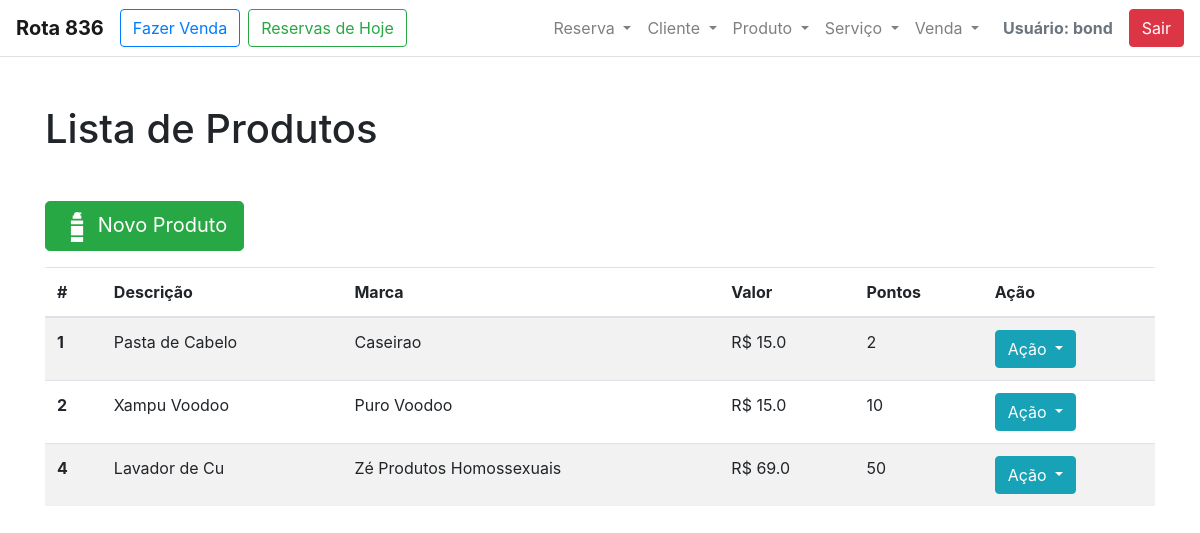
Screenshot of /salao/produto/listar/ (signed in) with the database file from the repository.
### salao/models.py (models this page shows, shortened)
class Produto(models.Model):
    desc_produto = models.CharField(max_length=200, null=False)
    pontos_produto = models.IntegerField(null=False)
    valor_produto = models.FloatField(max_length=12, null=False)
    marca_produto = models.CharField(max_length=100, null=False)
    @property
    def toJSON(self):
        return json.dumps(self, default=lambda x: x.__dict__)

### salao/views.py (the view)
# urls.py: path('produto/listar/', views.ListarProdutos.as_view(), name='listar_produtos'),
@method_decorator(login_required, name='dispatch')
class ListarProdutos(ListView):
    template_name = 'salao/produto/listar.html'
    model = Produto
    context_object_name = 'produtos'
    paginate_by=10

### salao/templates/salao/produto/listar.html (shortened to what this page needs)
{% extends '../base.html' %}
{% load staticfiles %}
{% block h1_pagina %}
    Lista de Produtos
{% endblock h1_pagina %}
{% block content %}
    <a href="{% url 'salao:incluir_produto' %}"><button class="btn btn-success btn-lg mb-3"><img src="{% static 'img/produto.svg' %}" width="30px" height="30px"> Novo Produto</button></a>
        <table class="table table-striped">
            <thead>
                <tr>
                  <th scope="col">#</th>
                  <th scope="col">Descrição</th>
                  <th scope="col">Marca</th>
                  <th scope="col">Valor</th>
                  <th scope="col">Pontos</th>
                  <th scope="col">Ação</th>
                </tr>
            </thead>
            <tbody>
                {% for produto in object_list %}
                <tr id="{{ produto.id }}">
                  <th scope="row" name="id_produto">{{ produto.id }}</th>
                  <td name="desc_produto">{{ produto.desc_produto }}</td>
                  <td>{{ produto.marca_produto }}</td>
                  <td>R$ {{ produto.valor_produto }}</td>
                  <td>{{ produto.pontos_produto }}</td>
                  <td><div class="btn-group">
                              <button type="button" class="btn btn-info dropdown-toggle" data-toggle="dropdown" aria-haspopup="true" aria-expanded="false">
                                Ação
                              </button>
                        </div>
                  </td>
                </tr>
                {% endfor %}
            </tbody>
            </table>
{% endblock content %}

### salao/templates/salao/base.html (shortened to what this page needs)
{% load staticfiles %}
<!DOCTYPE html>
<html lang="pt-br" xmlns="http://www.w3.org/1999/html">
<head>
    <link href="{% static 'css/bootstrap.min.css' %}" rel="stylesheet">
    <link href="{% static 'css/bootstrap.css' %}" rel="stylesheet">
    <link href="{% static 'css/estilizacao.css' %}" rel="stylesheet">
</head>
<body>
      <nav class="navbar navbar-expand-lg navbar-light bg-light bg-white border-bottom box-shadow">
        <a class="navbar-brand font-weight-bold" href="{% url 'salao:dashboard' %}">Rota 836</a>
        <a class="btn btn-outline-primary" href="{% url 'salao:fazer_venda' %}">Fazer Venda</a>
        <a class="ml-2 btn btn-outline-success" href="{% url 'salao:reservas_hoje' %}">Reservas de Hoje</a>
        <div class="collapse navbar-collapse" id="navbarSupportedContent">
            <ul class="navbar-nav ml-lg-auto">
             <li class="nav-item dropdown">
                     <a class="nav-link dropdown-toggle" href="#" id="navbarDropdown" role="button" data-toggle="dropdown" aria-haspopup="true" aria-expanded="false">
                        Reserva
                    </a>
                </li>
                <li class="nav-item dropdown">
                     <a class="nav-link dropdown-toggle" href="#" id="navbarDropdown" role="button" data-toggle="dropdown" aria-haspopup="true" aria-expanded="false">
                        Cliente
                    </a>
                </li>
                <li class="nav-item dropdown">
                     <a class="nav-link dropdown-toggle" href="#" id="navbarDropdown" role="button" data-toggle="dropdown" aria-haspopup="true" aria-expanded="false">
                        Produto
                    </a>
                </li>
                <li class="nav-item dropdown">
                     <a class="nav-link dropdown-toggle" href="#" id="navbarDropdown" role="button" data-toggle="dropdown" aria-haspopup="true" aria-expanded="false">
                        Serviço
                    </a>
                </li>
                <li class="nav-item dropdown">
                     <a class="nav-link dropdown-toggle" href="#" id="navbarDropdown" role="button" data-toggle="dropdown" aria-haspopup="true" aria-expanded="false">
                        Venda
                    </a>
                </li>
            </ul>
            <a class="nav-link disabled font-weight-bold" href="#">Usuário: {{user}}</a>
            <a class="btn btn-danger" href="{% url 'salao:logout' %}">Sair</a>
  </div>
</nav>
        <div class="content container mt-5">
            <div class="page-header">
                <h1 class="display mb-5">{% block h1_pagina %}{% endblock h1_pagina %}</h1>
            </div>
            {% block content %}
            {% endblock content %}
        </div>
  </body>
</html>

### rows the page displays
Produto: id "1", desc_produto "Pasta de Cabelo", marca_produto "Caseirao", valor_produto "15.0", pontos_produto "2"
Produto: id "2", desc_produto "Xampu Voodoo", marca_produto "Puro Voodoo", valor_produto "15.0", pontos_produto "10"
Produto: id "4", desc_produto "Lavador de Cu", marca_produto "Zé Produtos Homossexuais", valor_produto "69.0", pontos_produto "50"

### other values shown
{{ user }} "bond"
